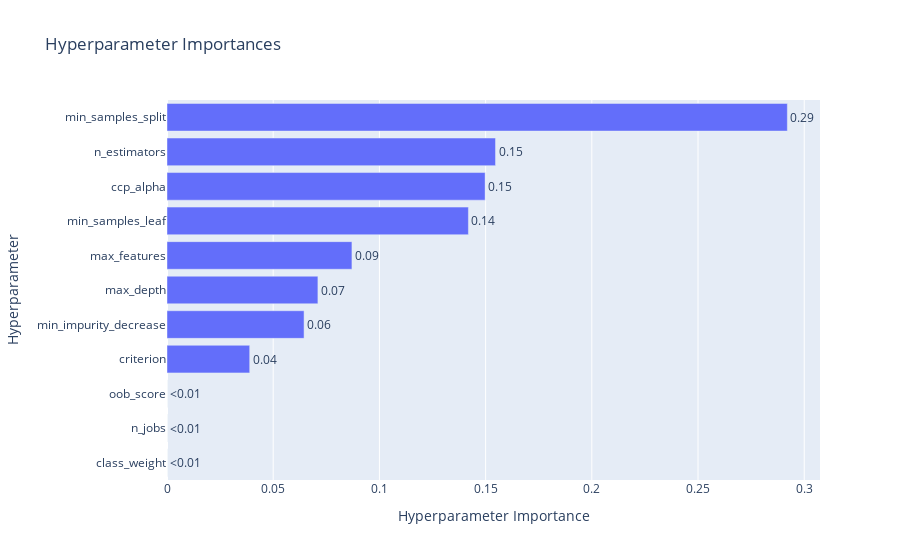

This figure's notebook cell:
### Code cell
#Parameter importance Random Forest
optuna.visualization.plot_param_importances(rf_auc_study)

### Figure 1 — Plotly figure (JSON) as saved in the notebook; plotly's stock layout.template omitted (floating-point values rounded to 4 significant figures)
{"data": [{"cliponaxis": false, "hovertemplate": ["class_weight (CategoricalDistribution): 0.0<extra></extra>", "n_jobs (CategoricalDistribution): 0.0<extra></extra>", "oob_score (CategoricalDistribution): 0.0<extra></extra>", "criterion (CategoricalDistribution): 0.038935122611659594<extra></extra>", "min_impurity_decrease (FloatDistribution): 0.06452943896588453<extra></extra>", "max_depth (IntDistribution): 0.07104970582927399<extra></extra>", "max_features (FloatDistribution): 0.08707012647737149<extra></extra>", "min_samples_leaf (FloatDistribution): 0.14189833055249323<extra></extra>", "ccp_alpha (FloatDistribution): 0.14978639033577731<extra></extra>", "n_estimators (IntDistribution): 0.1546715819565306<extra></extra>", "min_samples_split (FloatDistribution): 0.2920593032710091<extra></extra>"], "name": "Objective Value", "orientation": "h", "text": ["<0.01", "<0.01", "<0.01", "0.04", "0.06", "0.07", "0.09", "0.14", "0.15", "0.15", "0.29"], "textposition": "outside", "type": "bar", "x": [0, 0, 0, 0.03894, 0.06453, 0.07105, 0.08707, 0.1419, 0.1498, 0.1547, 0.2921], "y": ["class_weight", "n_jobs", "oob_score", "criterion", "min_impurity_decrease", "max_depth", "max_features", "min_samples_leaf", "ccp_alpha", "n_estimators", "min_samples_split"]}], "layout": {"title": {"text": "Hyperparameter Importances"}, "xaxis": {"title": {"text": "Hyperparameter Importance"}}, "yaxis": {"title": {"text": "Hyperparameter"}}}}
